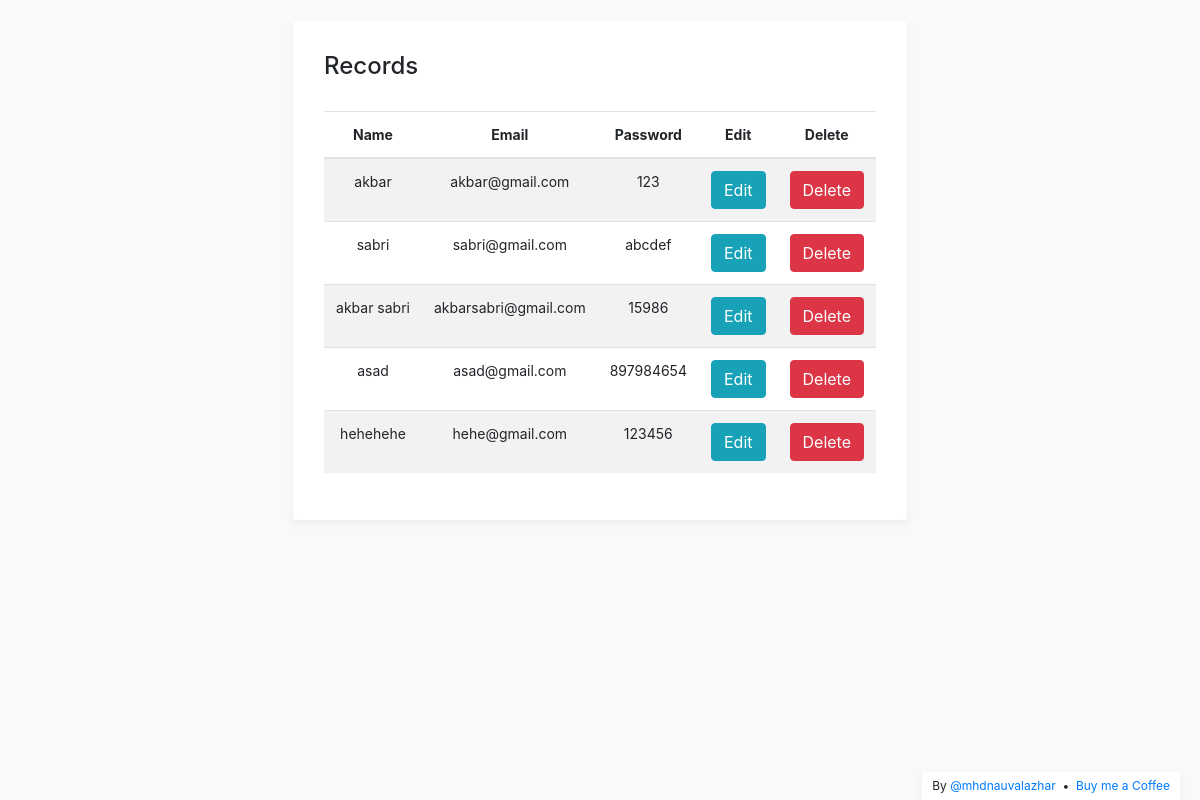
Screenshot of /main.php with the database file from the repository.
### tables this page shows
CREATE TABLE `users` (
  `ind` int(255) NOT NULL,
  `name` varchar(255) NOT NULL,
  `email` varchar(255) NOT NULL,
  `password` varchar(255) NOT NULL
);

### action.php (called while the page is built, shortened)
<?php
include "db.php";
class dataOperation extends Database
{
	public function fetch_record($table)
	{
		$sql = "SELECT * FROM ".$table.";";
		$arr = array();
		$query = mysqli_query($this->con,$sql);
		while ($row = mysqli_fetch_assoc($query)) {
			$arr[] = $row;
		}
		return $arr;
	}
}
$obj = new dataOperation;
 ?>

### db.php (called while the page is built, shortened)
<?php
class Database
{
	function __construct()
	{
		$this->con = mysqli_connect("localhost", "root", "", "data");
	}
}
 ?>

### main.php (the view, shortened to what this page needs)
<?php
include "action.php";
 ?>
<!DOCTYPE html>
<html lang="en">
<head>
	<link rel="stylesheet" href="https://stackpath.bootstrapcdn.com/bootstrap/4.3.1/css/bootstrap.min.css">
	<link rel="stylesheet" type="text/css" href="css/my-login.css">
</head>
<body class="my-login-page">
	<section class="h-100">
		<div class="container h-100">
			<div class="row justify-content-md-center h-100">
				<div class="">
					<br>
					<div class="card fat">
						<div class="card-body">
							<h4 class="card-title">Records</h4>
							<table class="table table-striped" style="text-align: center;">
								<thead>
									<tr>
										<th style="text-align: center;">Name</th>
						                <th style="text-align: center;">Email</th>
						                <th style="text-align: center;">Password</th>
						                <th style="text-align: center;">Edit</th>
						                <th style="text-align: center;">Delete</th>
						            </tr>
			          			</thead>
			          			<tbody>
			          				<?php
			          				$myrow = $obj->fetch_record("users");
			              			foreach ($myrow as $row)
			              			{
			                		?>
			                  		<tr>
			                    		<td><?php echo $row["name"]; ?></td>
			                    		<td><?php echo $row["email"]; ?></td>
			                    		<td><?php echo $row["password"]; ?></td>
			                    		<td><a href="register.php?update=1&id=<?php echo $row["ind"]; ?>" class="btn btn-info">Edit</a></td>
			                    		<td><a href="action.php?delete=1&id=<?php echo $row["ind"]; ?>" class="btn btn-danger">Delete</a></td>
			                  		</tr>
			                		<?php
			              			}
			            			?>
			          			</tbody>
			        		</table>
						</div>
					</div>
				</div>
			</div>
		</div>
	</section>
</body>
</html>

### css/my-login.css (style rules this page uses)
html,body { height: 100%; }
body.my-login-page { background-color: #f7f9fb; font-size: 14px; }
.my-login-page .card { border-color: transparent; box-shadow: 0 4px 8px rgba(0,0,0,.05); }
.my-login-page .card.fat { padding: 10px; }
.my-login-page .card .card-title { margin-bottom: 30px; }

### rows the page displays
users: name "akbar", email "akbar@gmail.com", password "123"
users: name "sabri", email "sabri@gmail.com", password "abcdef"
users: name "akbar sabri", email "akbarsabri@gmail.com", password "15986"
users: name "asad", email "asad@gmail.com", password "897984654"
users: name "hehehehe", email "hehe@gmail.com", password "123456"
